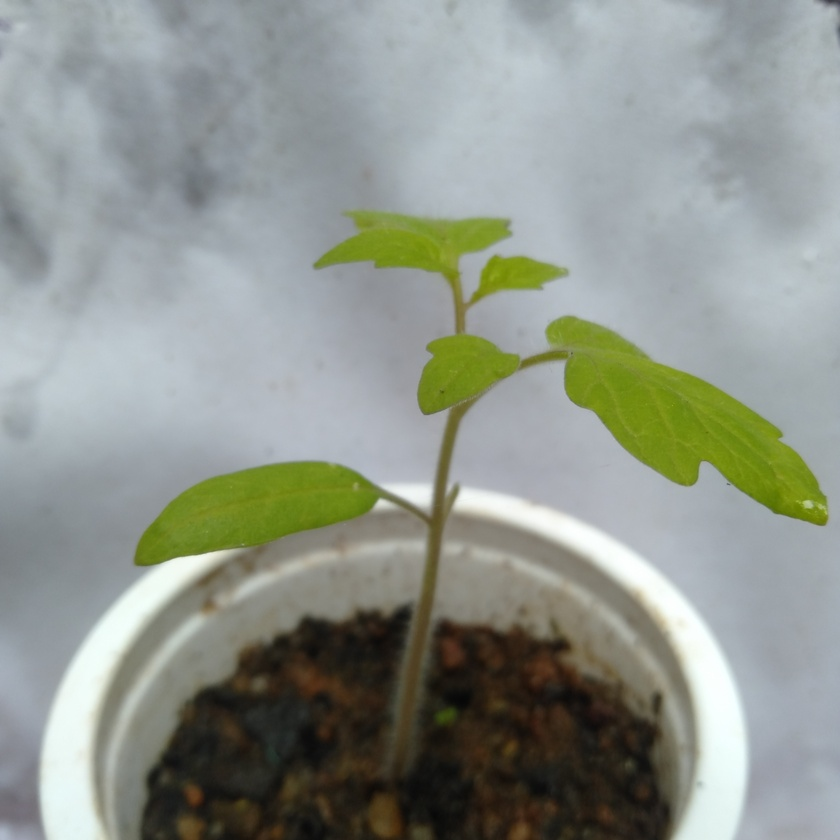
#> input picture PlantSelected/NoControls/12_Morning.jpg, 840 x 840 px, shrunk from 3120 x 3120 before the run, found by its file name
$ jupyter execute analysis2.ipynb
#> lines starting #> are read from the running program, lines starting #| are printed output that depends on the picture; after the words box and inside, x2 and y2 are one past the last pixel; in counts of white or black regions, pixels touching at a corner belong together
[cell 1]
import cv2
import numpy as np

# Read the image
image = cv2.imread('12_Morning.jpg')
#> image is the input picture: shape (840, 840, 3); mean B, G, R 140.8, 149.1, 143.2

# Convert to HSV color space
hsv = cv2.cvtColor(image, cv2.COLOR_BGR2HSV)
#> hsv: shape (840, 840, 3); mean H, S, V 76.3, 45.7, 153.7

# Define range for green color in HSV (adjusted for bright green leaves)
lower_green = np.array([35, 70, 70])
upper_green = np.array([90, 255, 255])

# Create a mask for green color
mask = cv2.inRange(hsv, lower_green, upper_green)
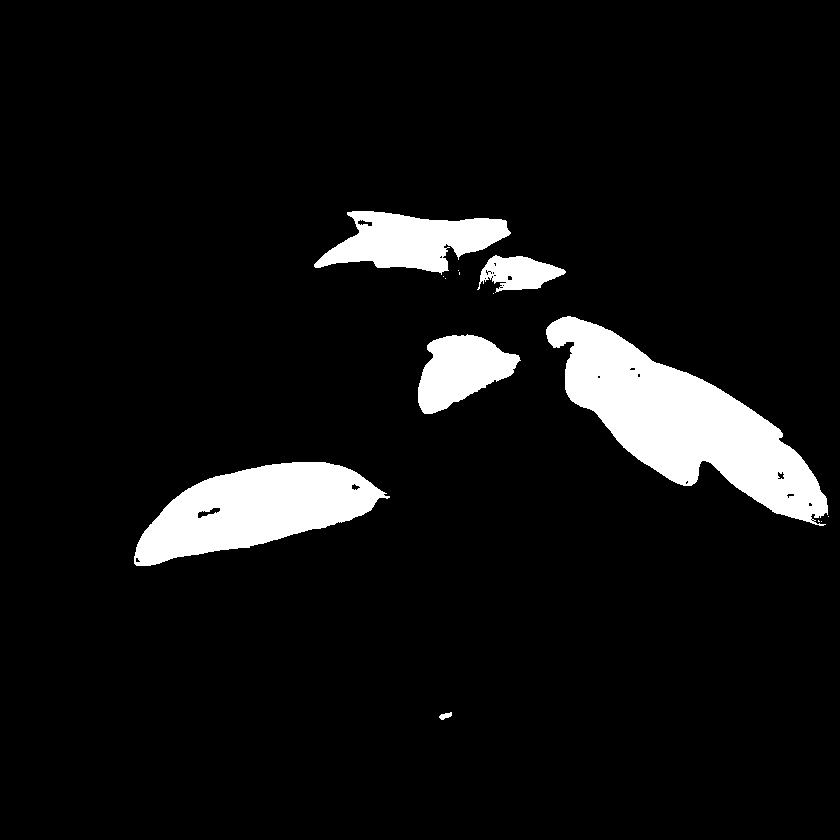
#> mask: shape (840, 840); 7.5% white; 14 white regions (8 under 20 px)

# Apply the mask to the original image
result = cv2.bitwise_and(image, image, mask=mask)

cv2.imwrite('hsv_segmentation.jpg', result)
cv2.imwrite('green_mask.jpg', mask)
#> Out = True

[cell 2]
import cv2
import numpy as np

# Read the binary mask from previous step
binary = cv2.imread('green_mask.jpg', 0)

# Create kernels for morphological operations
small_kernel = np.ones((3,3), np.uint8)
large_kernel = np.ones((7,7), np.uint8)

# Remove small noise with opening
opening = cv2.morphologyEx(binary, cv2.MORPH_OPEN, small_kernel, iterations=2)

# Fill holes with closing
closing = cv2.morphologyEx(opening, cv2.MORPH_CLOSE, large_kernel, iterations=3)

cv2.imwrite('morphological_cleaned.jpg', closing)
#> Out = True

[cell 3]
import cv2
import numpy as np

# Read the cleaned binary image
binary = cv2.imread('morphological_cleaned.jpg', 0)

# Find contours
contours, hierarchy = cv2.findContours(binary, cv2.RETR_EXTERNAL, cv2.CHAIN_APPROX_SIMPLE)
#> contours = 210 contours, 205 with area under 20; largest, box (x1, y1, x2, y2) and area: (544, 312, 832, 528) 24515, (128, 456, 384, 568) 15437, (312, 208, 568, 296) 10052, (416, 328, 520, 416) 5290, (445, 712, 451, 719) 20

# Filter contours by area to remove small noise
min_contour_area = 500  # Adjust based on your image scale
filtered_contours = [c for c in contours if cv2.contourArea(c) > min_contour_area]
#> filtered_contours = 4 contours; box (x1, y1, x2, y2) and area: (544, 312, 832, 528) 24515, (128, 456, 384, 568) 15437, (312, 208, 568, 296) 10052, (416, 328, 520, 416) 5290

# Draw contours on original image
image = cv2.imread('12_Morning.jpg')
cv2.drawContours(image, filtered_contours, -1, (0, 255, 0), 2)

# Count leaves (filtered contours)
leaf_count = len(filtered_contours)
#> leaf_count = 4

# Add text to image
cv2.putText(image, f'Leaf count: {leaf_count}', (10, 30), cv2.FONT_HERSHEY_SIMPLEX, 0.8, (0, 0, 255), 2)

cv2.imwrite('accurate_leaf_count.jpg', image)
#> Out = True

[cell 4]
import cv2
import numpy as np

# Read the cleaned binary image
binary = cv2.imread('morphological_cleaned.jpg', 0)

# Find contours
contours, hierarchy = cv2.findContours(binary, cv2.RETR_EXTERNAL, cv2.CHAIN_APPROX_SIMPLE)

# Filter contours by area
min_contour_area = 500
filtered_contours = [c for c in contours if cv2.contourArea(c) > min_contour_area]

# Create a blank image to draw the filtered contours
leaf_mask = np.zeros_like(binary)
cv2.drawContours(leaf_mask, filtered_contours, -1, 255, -1)
#> leaf_mask: shape (840, 840); 8.2% white; 4 white regions, box (x1, y1, x2, y2) and area: (544, 312, 832, 528) 25395, (128, 456, 384, 568) 16088, (312, 208, 568, 296) 10641, (416, 328, 520, 416) 5575

# Count white pixels (leaf area)
leaf_area_pixels = np.sum(leaf_mask == 255)
#> leaf_area_pixels = 57699

# Assuming 1 cm² = X pixels (you need to calibrate this)
# For example, if you know the pot diameter is 5 cm
pot_diameter_cm = 5
pot_diameter_pixels = binary.shape[1]  # Assuming pot width is image width
pixels_per_cm2 = (pot_diameter_pixels / pot_diameter_cm) ** 2

leaf_area_cm2 = leaf_area_pixels / pixels_per_cm2
#> leaf_area_cm2 = 2.04

# Create a color image to show the measured area
original = cv2.imread('12_Morning.jpg')
result = original.copy()
colored_mask = cv2.cvtColor(leaf_mask, cv2.COLOR_GRAY2BGR)
colored_mask[leaf_mask == 255] = [0, 255, 0]  # Green color for leaves
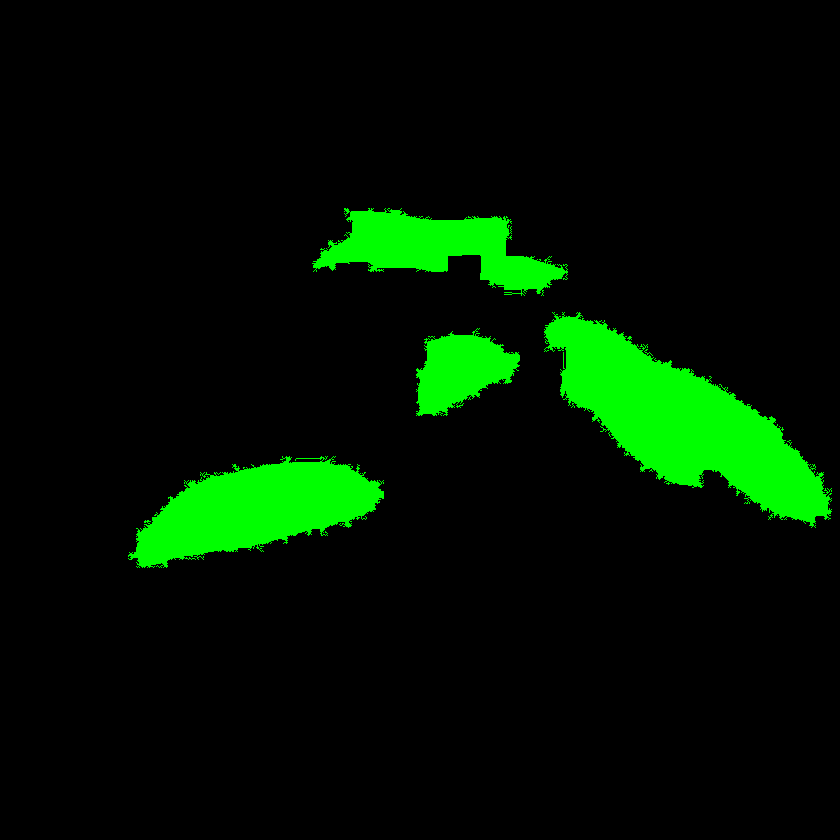
#> colored_mask: shape (840, 840, 3); mean B, G, R 0, 20.9, 0

# Blend the original image with the colored mask
alpha = 0.5
result = cv2.addWeighted(result, 1, colored_mask, alpha, 0)

# Add text showing the leaf area
cv2.putText(result, f'Leaf area: {leaf_area_cm2:.2f} cm²', (10, 60),
            cv2.FONT_HERSHEY_SIMPLEX, 0.8, (0, 0, 255), 2)
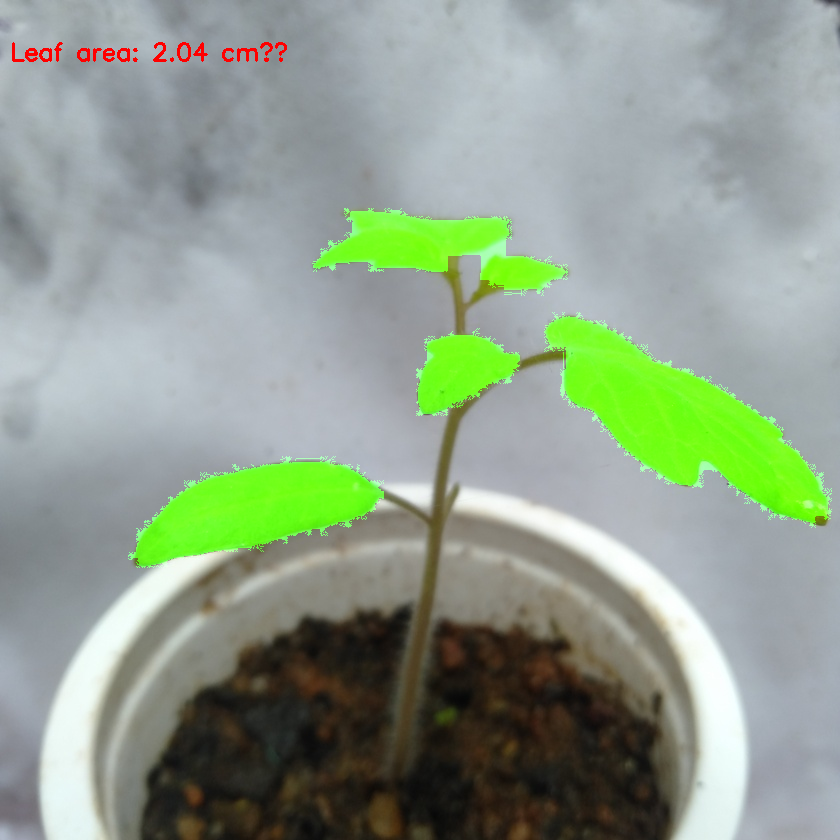
#> result: shape (840, 840, 3); mean B, G, R 140.4, 158.1, 143.4

cv2.imwrite('leaf_area_measurement.jpg', result)
#> Out = True

[cell 5]
import cv2
import numpy as np
import matplotlib.pyplot as plt

# Read the original image and the leaf mask
original = cv2.imread('12_Morning.jpg')
leaf_mask = cv2.imread('morphological_cleaned.jpg', 0)

# Convert BGR to RGB for better color analysis
rgb_image = cv2.cvtColor(original, cv2.COLOR_BGR2RGB)

# Extract only the leaf pixels using the mask
leaf_pixels = rgb_image[leaf_mask == 255]

# Calculate average RGB values
avg_r = np.mean(leaf_pixels[:, 0])
#> avg_r = 115.8
avg_g = np.mean(leaf_pixels[:, 1])
#> avg_g = 138.4
avg_b = np.mean(leaf_pixels[:, 2])
#> avg_b = 29.06

# Create a histogram of green channel values
plt.figure(figsize=(10, 6))
plt.hist(leaf_pixels[:, 1], bins=50, color='green', alpha=0.7)
plt.title('Green Channel Histogram for Leaf Pixels')
plt.xlabel('Green Value')
plt.ylabel('Frequency')
plt.savefig('leaf_green_histogram.jpg')
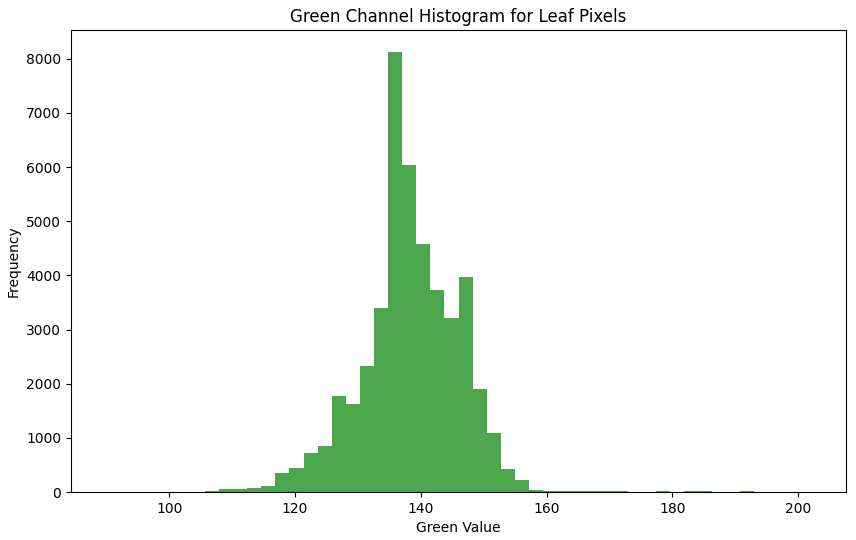
#> figure drawn by matplotlib, 1 panel; tallest bar 8124 high, from x = 134.8 to 137

# Create a color analysis image
result = original.copy()
cv2.putText(result, f'Avg RGB: ({avg_r:.1f}, {avg_g:.1f}, {avg_b:.1f})',
            (10, 90), cv2.FONT_HERSHEY_SIMPLEX, 0.8, (0, 0, 255), 2)
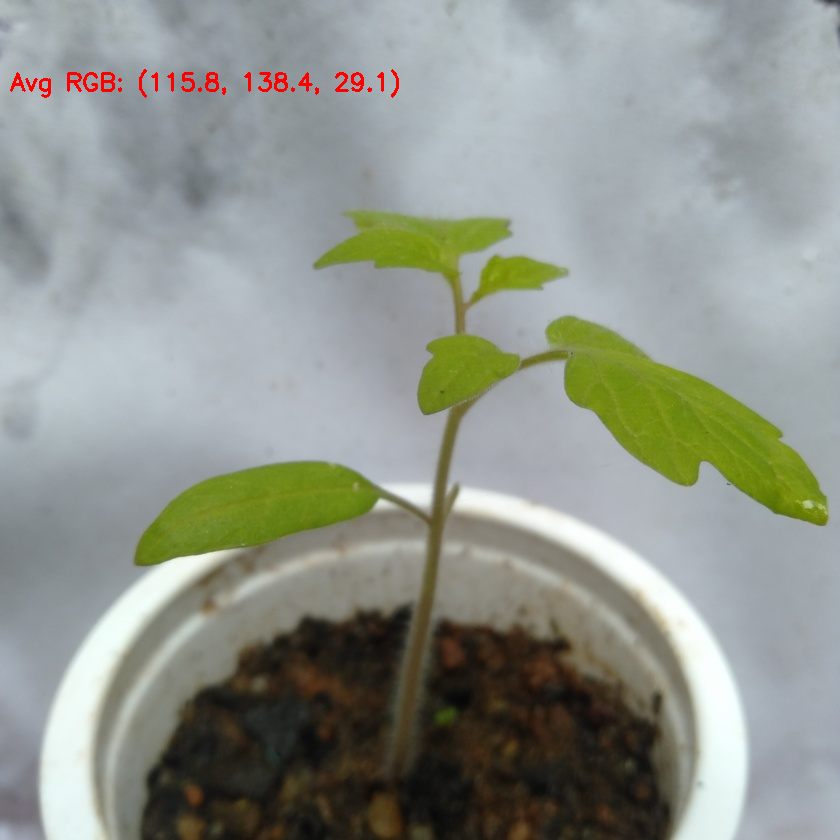
#> result: shape (840, 840, 3); 0.34% of pixels changed, all inside (x1, y1, x2, y2) = (10, 69, 399, 98)

cv2.imwrite('leaf_color_analysis.jpg', result)
#> Out = True

$ run again, with PlantSelected/NoControls/01_Morning.jpg copied over PlantSelected/NoControls/12_Morning.jpg
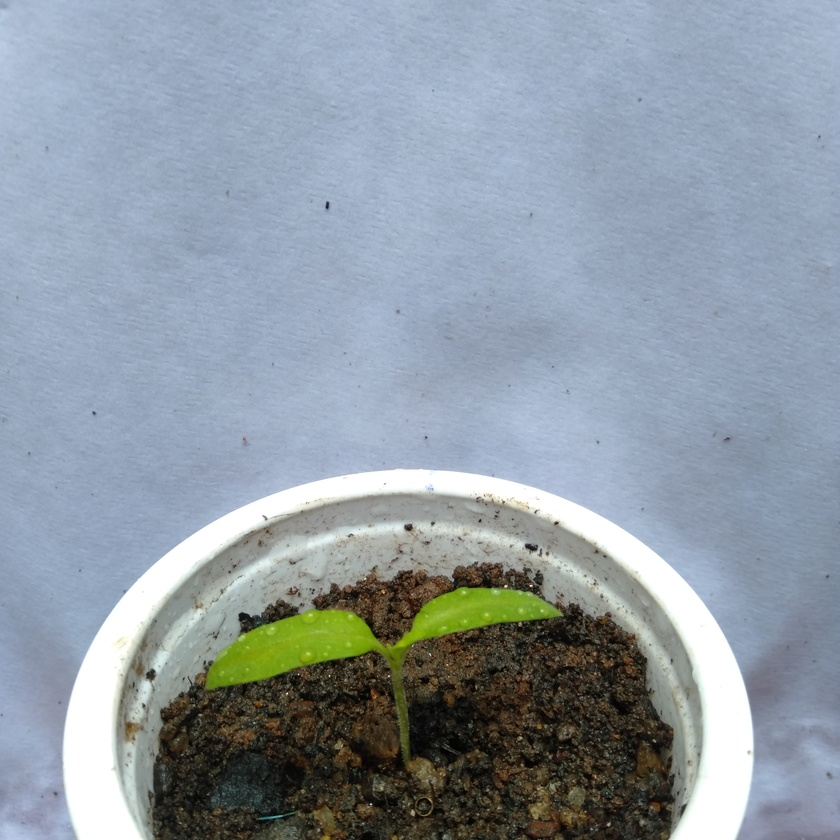
#> input picture PlantSelected/NoControls/01_Morning.jpg, 840 x 840 px, shrunk from 3120 x 3120 before the run, found by its file name
#> image is the input picture: shape (840, 840, 3); mean B, G, R 164.9, 154.5, 143.6
#> hsv: shape (840, 840, 3); mean H, S, V 85.4, 55.5, 170.9
#> `mask = cv2.inRange(hsv, lower_green, upper_green)`:
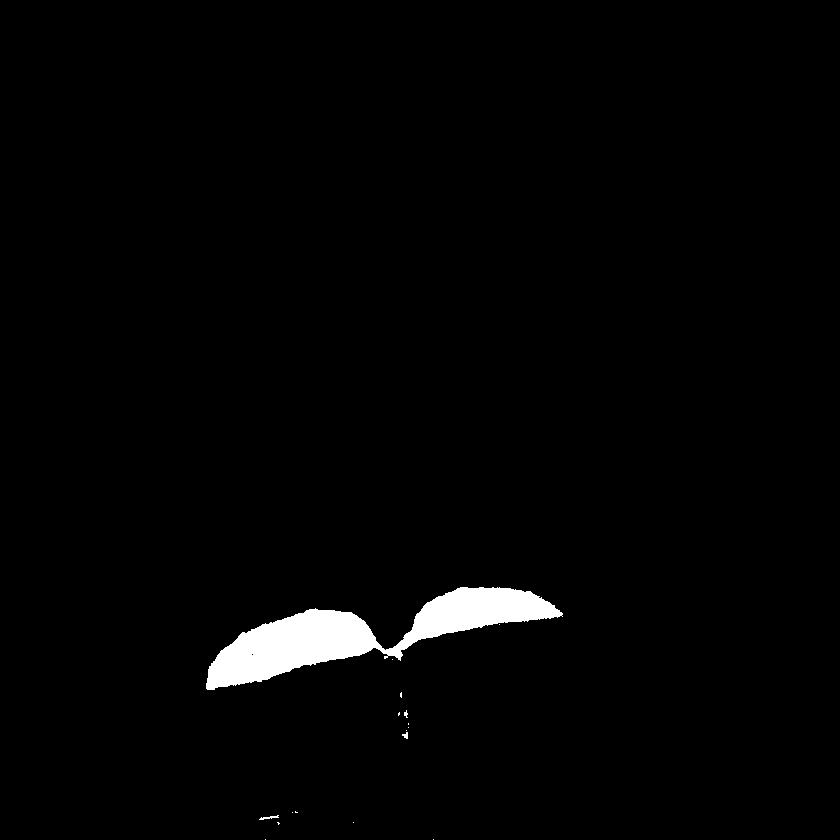
#> mask: shape (840, 840); 1.9% white; 17 white regions (14 under 20 px)
#> `cv2.imwrite('green_mask.jpg', mask)`: Out = True
#> contours = 65 contours, 64 with area under 20; largest, box (x1, y1, x2, y2) and area: (200, 584, 562, 696) 13614
#> filtered_contours = 1 contour; box (x1, y1, x2, y2) and area: (200, 584, 562, 696) 13614
#> leaf_count = 1
#> `cv2.imwrite('accurate_leaf_count.jpg', image)`: Out = True
#> leaf_mask: shape (840, 840); 2.1% white; 1 white region, box (x1, y1, x2, y2) and area: (200, 584, 562, 696) 14478
#> leaf_area_pixels = 14478
#> leaf_area_cm2 = 0.513
#> `cv2.imwrite('leaf_area_measurement.jpg', result)`: Out = True
#> avg_r = 124.5
#> avg_g = 161.1
#> avg_b = 28.21
#> `cv2.putText(result, f'Avg RGB: ({avg_r:.1f}, {avg_g:.1f}, {avg_b:.1f})..`:
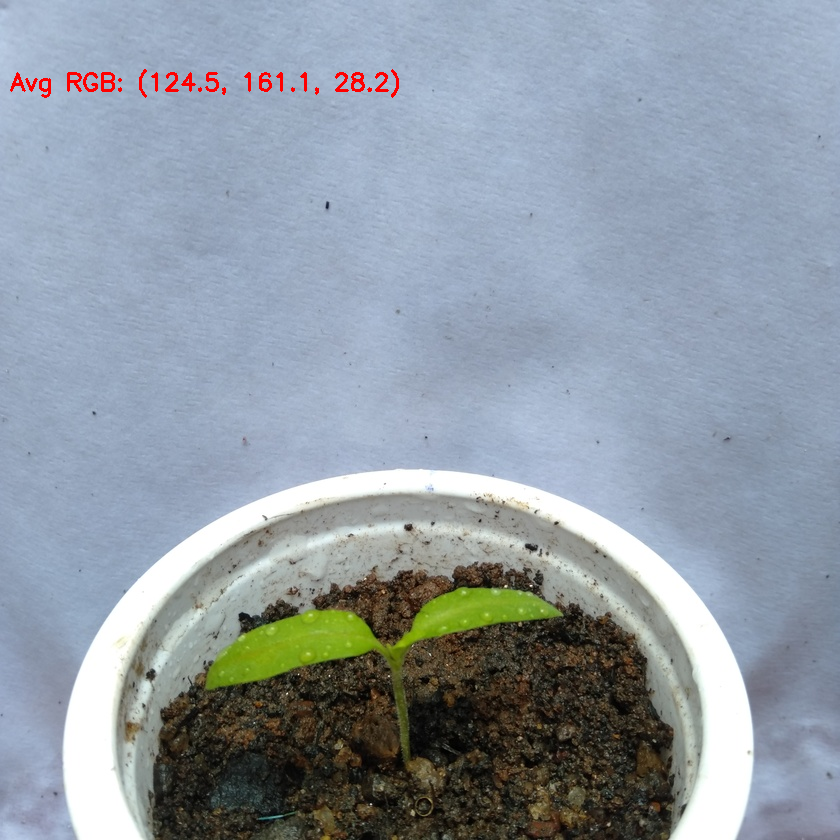
#> result: shape (840, 840, 3); 0.33% of pixels changed, all inside (x1, y1, x2, y2) = (10, 69, 399, 98)
#> `cv2.imwrite('leaf_color_analysis.jpg', result)`: Out = True
